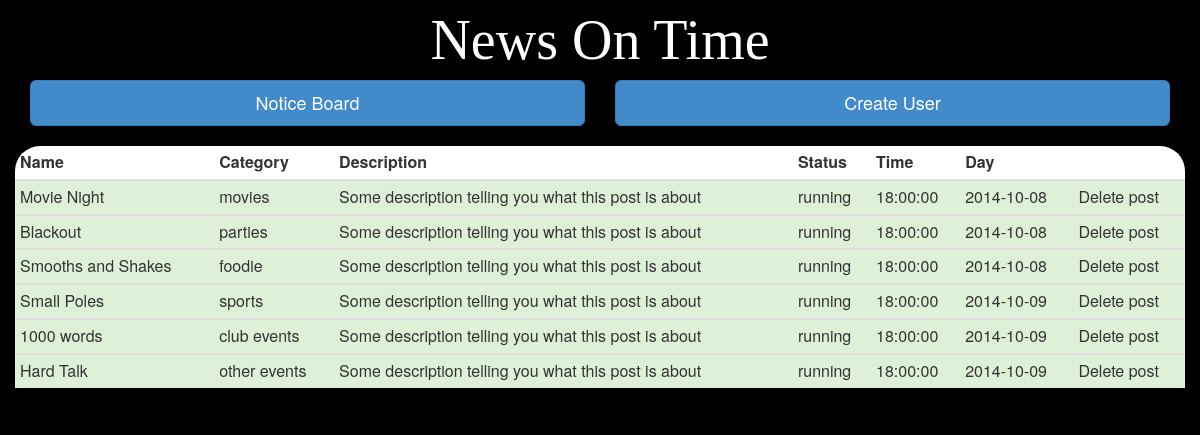
/administration.php, run on the app's committed database.
### tables this page shows
CREATE TABLE IF NOT EXISTS posts(
	pstid int not null auto_increment,
	title varchar(200),
	image_path varchar(255),
	venue varchar(100),
	day date,
	time time,
	description varchar(500),
	category enum ("movies","parties","foodie","sports","club events","other events"),
	start_date date,
	end_date date,
	PRIMARY KEY(pstid)
);

### adb.php (called while the page is built, shortened)
<?php
class adb {
    var $result;
    function adb() {
        $this->result = false;
    }
    function fetch() {
        return mysql_fetch_assoc($this->result);
    }
    function query($str_sql) {
        $this->result = mysql_query($str_sql);
        return true;
    }
}
?>

### admin_functions.php (called while the page is built, shortened)
<?php
	include_once("adb.php");
    class admin extends adb {
		function list_all_posts(){
			$query = "SELECT * FROM posts";
			return $this->query($query);
		}
    }
?>

### administration.php (the view, shortened to what this page needs)
<html>
    <head>
        <link href="css/bootstrap.min.css" rel="stylesheet">
        <link rel="stylesheet" type="text/css" href="css/news-on-time.css">
    </head>
    <body>
    <div class="container">
        <div class="row">
            <div class="title">News On Time</div>
        </div>
        <div class="row">
            <div class="col-md-6">
                <a href="/news-on-time/index.php"><button class="btn btn-lg btn-block btn-primary">Notice Board</button></a>
            </div>
            <div class="col-md-6">
                <button class="btn btn-lg btn-block btn-primary" data-toggle="modal" data-target="#createAccountModal">Create User</button>
            </div>
        </div></br>
        <div class="row">
            <div class="tableArea table-responsive">
                <table class="table table-condensed table-hover">
                    <thead>
                        <tr>
                            <th>Name</th>
                            <th>Category</th>
                            <th>Description</th>
                            <th>Status</th>
                            <th>Time</th>
                            <th>Day</th>
                            <th></th>
                        </tr>
                    </thead>
<?php
    include_once("admin_functions.php");
    $obj = new admin();
    $obj->connect();
    $obj->list_all_posts();
    $row = $obj->fetch();
    while($row){
        echo "<tbody>";
        echo "<tr  class='success'>";
        echo "<td>".$row["title"]."</td>";
        echo "<td>".$row["category"]."</td>";
        echo "<td>".$row["description"]."</td>";
        echo "<td>running</td>";
        echo "<td>".$row["time"]."</td>";
        echo "<td>".$row["day"]."</td>";
        echo "<td>"."Delete post"."</td>";
        echo "</tr>";
        echo "</tbody>";
        $row = $obj->fetch();
    };
?>
                  </table>
                </div>
            </div>
        </div>
    </body>
</html>

### css/news-on-time.css (style rules this page uses)
body { background-color: black; }
.tableArea { background-color: white; border-radius: 25px; }
.title { color: white; font-family: "Chalkduster"; text-align:center; font-size: 400%; }

### data on the page
posts: title "Movie Night", category "movies", description "Some description telling you what this post is about", time "18:00:00", day "2014-10-08"
posts: title "Blackout", category "parties", description "Some description telling you what this post is about", time "18:00:00", day "2014-10-08"
posts: title "Smooths and Shakes", category "foodie", description "Some description telling you what this post is about", time "18:00:00", day "2014-10-08"
posts: title "Small Poles", category "sports", description "Some description telling you what this post is about", time "18:00:00", day "2014-10-09"
posts: title "1000 words", category "club events", description "Some description telling you what this post is about", time "18:00:00", day "2014-10-09"
posts: title "Hard Talk", category "other events", description "Some description telling you what this post is about", time "18:00:00", day "2014-10-09"
